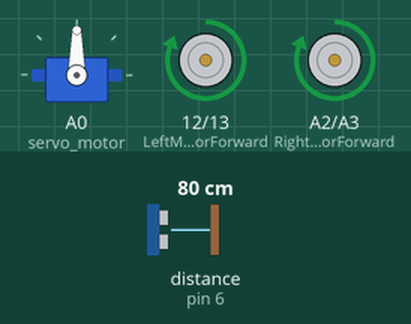
Recording of a sketch running on a simulated Arduino Uno, built with avr-gcc and run on an emulated ATmega328P. Shown: servo, motor-driver pin pairs drawn as motors (green arrow = first pin HIGH = forward, orange = second pin HIGH = backward, longer = more drive). Inputs (shaded band) come from the test bench; at power-on: distance to the obstacle (sensor on pin 6) 80 cm. The echo pulse lasts 58.3 µs per cm.

Above: at 3.7 s.
At 6.7 s:
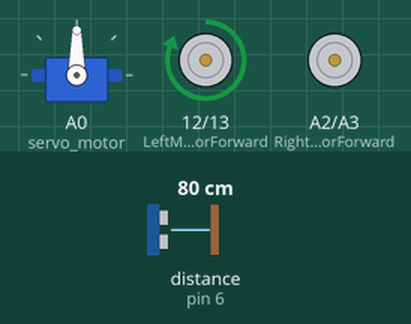
At 10.4 s:
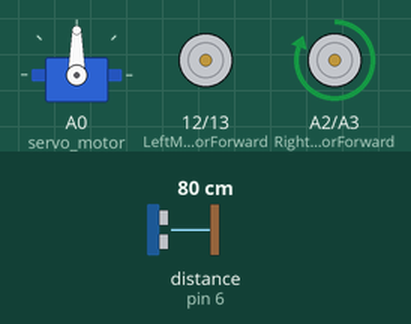
At 15.8 s:
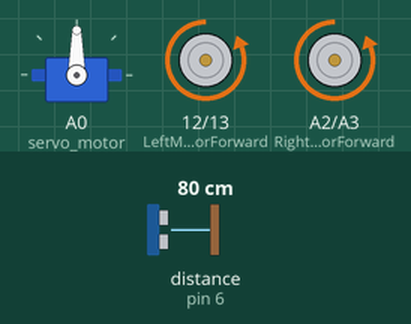
Timing chart, 0 to 16.5 s (numbered marks = the images above):
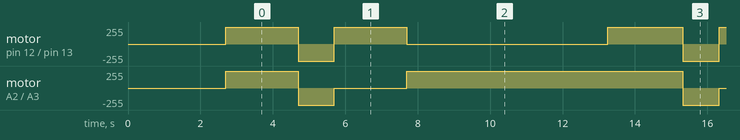

Measured:
- by itself, motor on A2 (RightMotorForward) / A3 (RightMotorBackward): repeats every 10.6 s: backward 255/255 1.0 s, stopped 2.0 s, forward 255/255 7.6 s
- by itself, motor on pin 12 (LeftMotorForward) / pin 13 (LeftMotorBackward): repeats every 10.6 s: backward 255/255 1.0 s, forward 255/255 2.0 s, stopped 5.6 s, forward 255/255 2.1 s

The sketch:

sketch_oct14a.ino
```cpp
#include <Servo.h>          //Servo motor library. This is standard library
#include <NewPing.h>        //Ultrasonic sensor function library. You must install this library

#define RightMotorForward  A2
#define RightMotorBackward  A3
//our L298N control pins
const int LeftMotorForward = 12;
const int LeftMotorBackward = 13;


//sensor pins
#define trig_pin 7 //analog input 1
#define echo_pin 6//analog input 2

#define maximum_distance 200
boolean goesForward = false;
int distance = 100;

NewPing sonar(trig_pin, echo_pin, maximum_distance); //sensor function
Servo servo_motor; //our servo name


void setup(){

  pinMode(RightMotorForward, OUTPUT);
  pinMode(LeftMotorForward, OUTPUT);
  pinMode(LeftMotorBackward, OUTPUT);
  pinMode(RightMotorBackward, OUTPUT);

  servo_motor.attach(A0); //our servo pin

  servo_motor.write(90);
  delay(2000);
  distance = readPing();
  delay(100);
  distance = readPing();
  delay(100);
  distance = readPing();
  delay(100);
  distance = readPing();
  delay(100);
}

void loop(){
 moveForward();
  delay(2000);
  moveBackward();
  delay(1000);
  turnLeft();
  delay(1500);
  turnRight();
  delay(5000);

  int distanceRight = 0;
  int distanceLeft = 0;
  delay(50);

  if (distance <= 20){
    moveStop();
    delay(300);
    moveBackward();
    delay(400);
    moveStop();
    delay(300);
    distanceRight = lookRight();
    delay(300);
    distanceLeft = lookLeft();
    delay(300);

    if (distance >= distanceLeft){
      turnRight();
      moveStop();
    }
    else{
      turnLeft();
      moveStop();
    }
  }
  else{
    moveForward();
  }
    distance = readPing();
}

int lookRight(){
  servo_motor.write(10);
  delay(500);
  int distance = readPing();
  delay(100);
  servo_motor.write(90);
  return distance;
}

int lookLeft(){
  servo_motor.write(170);
  delay(500);
  int distance = readPing();
  delay(100);
  servo_motor.write(90);
  return distance;
  delay(100);
}

int readPing(){
  delay(70);
  int cm = sonar.ping_cm();
  if (cm==0){
    cm=250;
  }
  return cm;
}

void moveStop(){

  digitalWrite(RightMotorForward, LOW);
  digitalWrite(LeftMotorForward, LOW);
  digitalWrite(RightMotorBackward, LOW);
  digitalWrite(LeftMotorBackward, LOW);
}

void moveForward(){

  if(!goesForward){

    goesForward=true;

    digitalWrite(LeftMotorForward, HIGH);
    digitalWrite(RightMotorForward, HIGH);

    digitalWrite(LeftMotorBackward, LOW);
    digitalWrite(RightMotorBackward, LOW);
  }
}

void moveBackward(){

  goesForward=false;

  digitalWrite(LeftMotorBackward,HIGH );
  digitalWrite(RightMotorBackward,HIGH);

  digitalWrite(LeftMotorForward, LOW);
  digitalWrite(RightMotorForward, LOW);

}

void turnRight(){

  digitalWrite(LeftMotorForward, LOW);
  digitalWrite(RightMotorBackward,LOW );

  digitalWrite(LeftMotorBackward, LOW);
  digitalWrite(RightMotorForward, HIGH);

  delay(500);

  digitalWrite(LeftMotorForward, LOW);
  digitalWrite(RightMotorBackward,LOW );

  digitalWrite(LeftMotorBackward, LOW);
  digitalWrite(RightMotorForward, HIGH);


}

void turnLeft(){

  digitalWrite(LeftMotorBackward, LOW);
  digitalWrite(RightMotorForward, LOW);

  digitalWrite(LeftMotorForward, HIGH);
  digitalWrite(RightMotorBackward, LOW);

  delay(500);

  digitalWrite(LeftMotorForward, HIGH);
  digitalWrite(RightMotorForward, LOW);

  digitalWrite(LeftMotorBackward, LOW);
  digitalWrite(RightMotorBackward, LOW);
}
```
